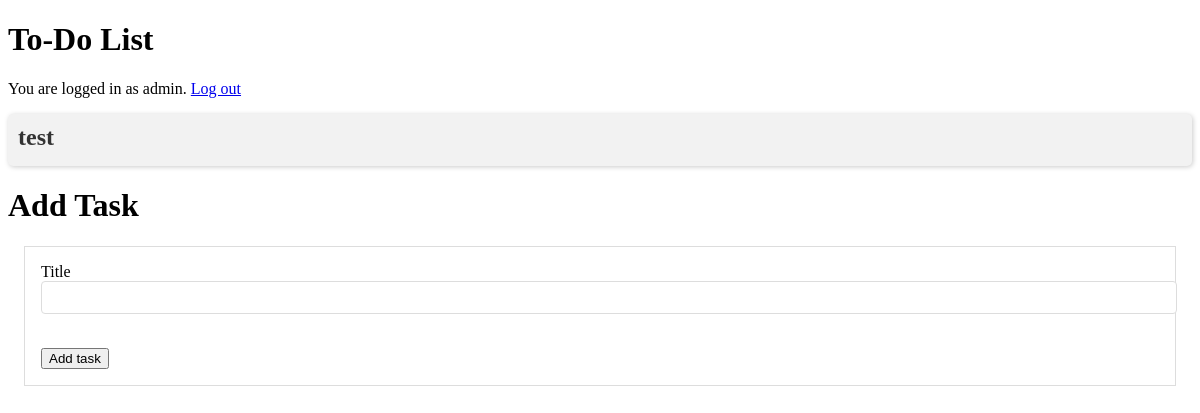
Before: /index (signed in) with the older database file.
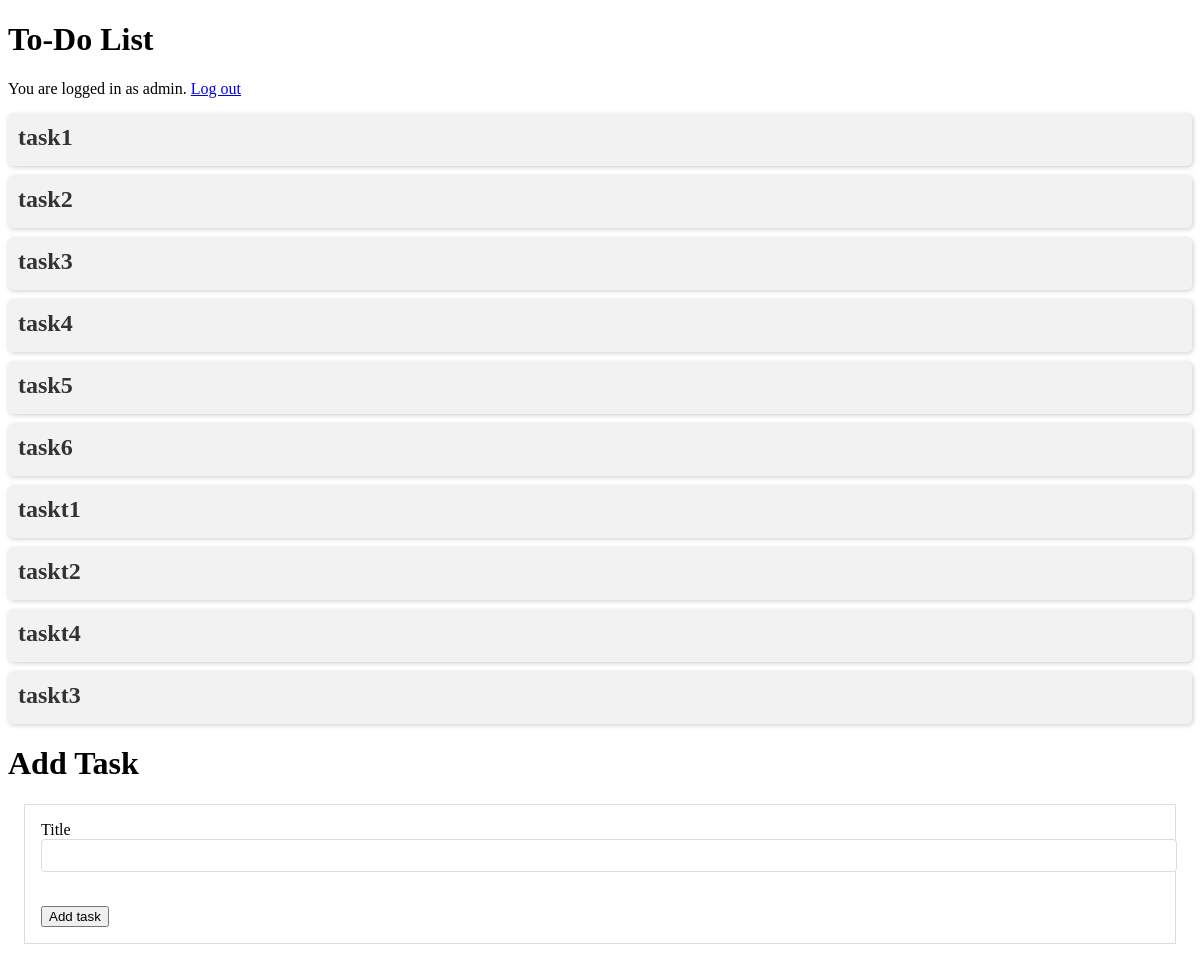
After: the same page with the newer database file.
### models.py (models this page shows, shortened)
class Task(db.Model):
    id = db.Column(db.Integer, primary_key=True)
    title = db.Column(db.String(100), nullable=False)
    user_id = db.Column(db.Integer, db.ForeignKey('user.id'), nullable=False)

### routes.py (the view)
@app.route('/')
@app.route('/index')
def index():
    form = TaskForm()
    if 'logged_in' not in session:
        return redirect(url_for('login'))
    tasks = cache.get('tasks')
    if tasks is None:
        task_objs = Task.query.filter_by(user_id=session['user_id']).all()
        tasks = [task.title for task in task_objs]
        cache.set('tasks', tasks)
    return render_template('index.html', tasks=tasks, form=form)

### forms.py
class TaskForm(FlaskForm):
    title = StringField('Title', validators=[DataRequired(), Length(min=4, max=240)])
    submit = SubmitField('Add Task')

### templates/index.html (shortened to what this page needs)
<!DOCTYPE html>
<html>
  <head>
    <link rel="stylesheet" href="static/style.css">
  </head>
  <body>
    <h1>To-Do List</h1>
    {% if session.logged_in %}
      <p class="auth-status-field">You are logged in as {{ session.username }}. <a href="/logout">Log out</a></p>
    {% else %}
      <p class="auth-status-field">You are not logged in. <a href="/login">Log in</a></p>
    {% endif %}
    {% for task in tasks %}
    <div class="task" style="background-color: #f2f2f2; color: #333;">
      <h2 class="task-title ">{{ task }}</h2>
    </div>
    {% endfor %}
    <h1>Add Task</h1>
    <form method="post" action="/add_task">
      {{ form.title.label }} {{ form.title }}<br>
      <input type="submit" value="Add task">
    </form>
  </body>
</html>

### static/style.css (style rules this page uses)
h1 { font-size: 2rem; font-weight: bold; }
h2 { font-size: 1.5rem; font-weight: bold; }
form { margin: 1rem; padding: 1rem; border: 1px solid #ddd; }
input[type="text"], input[type="email"], input[type="password"] { display: block; width: 100%; padding: 0.5rem; margin-bottom: 1rem; border: 1px solid #ddd; border-radius: 0.25rem; }
.task { padding: 10px; margin-bottom: 10px; border-radius: 5px; box-shadow: 1px 1px 5px #ccc; }
.task-title { margin-top: 0; margin-bottom: 5px; font-size: 1.5em; }

Changed rows visible on the page:
changed Task: title "test" → "task1"
added Task: title "task2"
added Task: title "task3"
added Task: title "task4"
added Task: title "task5"
added Task: title "task6"
added Task: title "taskt1"
added Task: title "taskt2"
added Task: title "taskt4"
added Task: title "taskt3"
